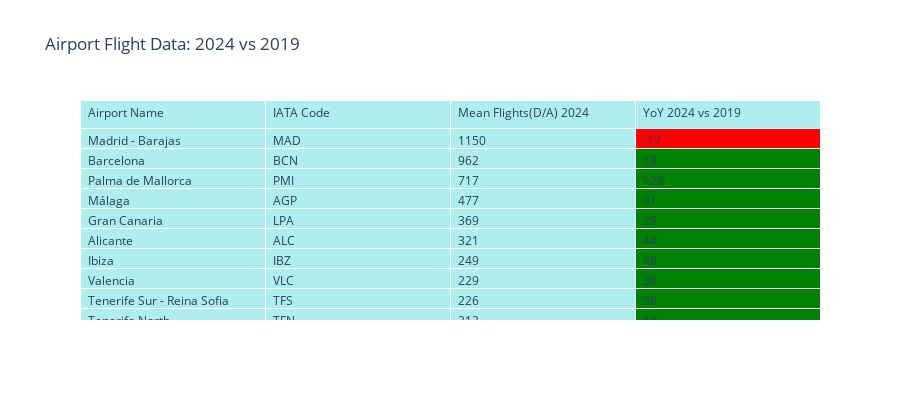

Notebook source saved alongside this figure:
### Code cell
import pandas as pd
import plotly.graph_objects as go

# Assuming spain_flights is your original DataFrame with flight data

# Create the pivot table with average daily departures
average_daily_dept_arriv = pd.pivot_table(
    spain_flights,
    index=["APT_NAME", "IATA"],
    columns="YEAR",
    values="FLT_TOT_1",
    aggfunc="mean"
).fillna(0)

# Calculate the YoY difference specifically between 2024 and 2019
if 2024 in average_daily_dept_arriv.columns and 2019 in average_daily_dept_arriv.columns:
    average_daily_dept_arriv['YoY_2024_vs_2019'] = average_daily_dept_arriv[2024] - average_daily_dept_arriv[2019]
else:
    raise ValueError("One or both of the years 2024 and 2019 are not present in the data.")

# Reset index to convert index levels back to columns
average_daily_dept_arriv.reset_index(inplace=True)

# Select only the desired columns
result_columns = ["APT_NAME", "IATA", 2024, "YoY_2024_vs_2019"]
average_daily_dept_arriv_selected = average_daily_dept_arriv[result_columns]

# Sort by the Mean Departures 2024 in descending order
average_daily_dept_arriv_selected.sort_values(by=2024, ascending=False, inplace=True)

# Create the visual table
fig = go.Figure(data=[go.Table(
    header=dict(values=["Airport Name", "IATA Code", "Mean Flights(D/A) 2024", "YoY 2024 vs 2019"],
                fill_color='paleturquoise',
                align='left'),
    cells=dict(
        values=[
            average_daily_dept_arriv_selected['APT_NAME'],
            average_daily_dept_arriv_selected['IATA'],
            average_daily_dept_arriv_selected[2024].round(0),
            average_daily_dept_arriv_selected['YoY_2024_vs_2019'].round(0)
        ],
        # Set default color for all cells and then override only the YoY column
        fill_color=[
            ['paleturquoise'] * len(average_daily_dept_arriv_selected),  # Default color for APT_NAME
            ['paleturquoise'] * len(average_daily_dept_arriv_selected),  # Default color for IATA
            ['paleturquoise'] * len(average_daily_dept_arriv_selected),  # Default color for Mean Departures 2024
            ['green' if x > 0 else 'red' for x in average_daily_dept_arriv_selected['YoY_2024_vs_2019']]  # Color for YoY column
        ],
        align='left'
    ))
])

fig.update_layout(title='Airport Flight Data: 2024 vs 2019', height=400)
fig.show()

### Figure 1 — Plotly figure (JSON) as saved in the notebook; plotly's stock layout.template omitted (floating-point values rounded to 4 significant figures; data arrays with more than 128 entries replaced by an {"elided": "..."} marker saying what was removed)
{"data": [{"cells": {"align": "left", "fill": {"color": {"elided": "4x55 str values"}}, "values": {"elided": "4x55 mixed values"}}, "header": {"align": "left", "fill": {"color": "paleturquoise"}, "values": ["Airport Name", "IATA Code", "Mean Flights(D/A) 2024", "YoY 2024 vs 2019"]}, "type": "table"}], "layout": {"height": 400, "title": {"text": "Airport Flight Data: 2024 vs 2019"}}}
